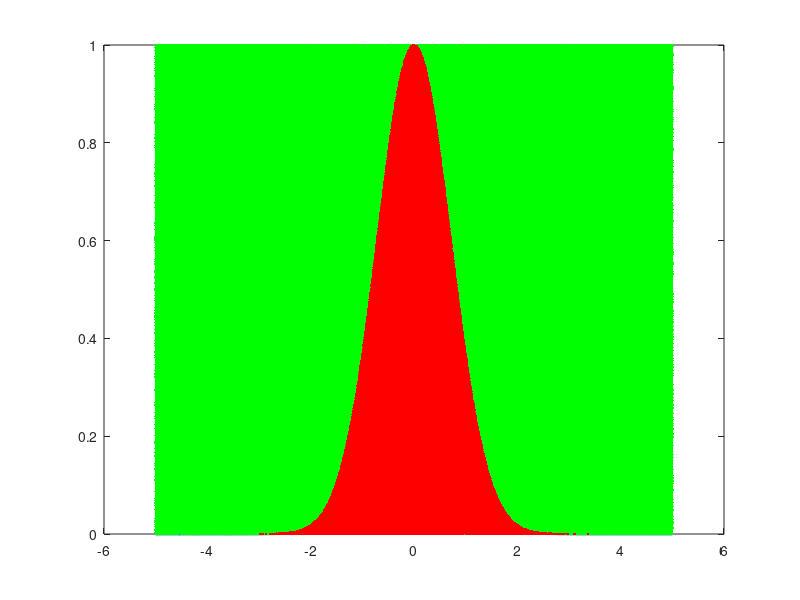

Write MATLAB code to recreate this figure.
%% Monte Carlo integration
% Probably the most common numerical integration technique in our area is a
% little bit strange.  It turns out that often you can approximate
% integrals by using random number generation.  
%%
% Let's return to the curve we started with: $y = e^{-x^2}$.  For this
% method, we are going to draw a box around the curve, completely capturing
% in.  The box we'll call the *envelope* and since it is rectangular, the
% area is easy to calculate.  Then we are going to randomly select points
% inside the envelope and count how often they are under the curve.  Since
% the probability of being under the curve must be proportional to the area
% under the curve, we can now calculate what the area under the curve is,
% relative to the area of the envelope.  An example!

%% Monte Carlo Example
% Make an anonymous function for the curve and plot it
fcn = @(x) exp(-x.^2);

xax = linspace(-5, 5, 101);

plot(xax, fcn(xax), 'linewidth', 2)

%% Define the envelope
width  = 10;
height =  1;
e_area = (width * height);

%% Generate a bunch of random points in the envelope
N    = 1e6;

rx = ( rand(N, 1) - 0.5 )  *  width;
ry = ( rand(N, 1)       )  *  height;

%% Count which points are in the area of interest
in = ry < fcn(rx);

M = mean(in) * e_area

%% Display the points in the figure
lops = {'marker', '.', 'linestyle', 'none'};
line(rx(~in), ry(~in), 'color', 'g', lops{:})
line(rx( in), ry( in), 'color', 'r', lops{:})


%% Back to the expected value
% In many of the same cases as Gaussian quadrature, we can use a Monte
% Carlo method to approximate an integral, by randomly sampling from the
% factored distribution and computing the function on those samples:
%%
% $$E(f(x)) = \int_{-\infty}^{+\infty}f(x)p(x)dx$$
%%
% $$E(f(x)) \approx \frac{1}{n}\sum_{k=0}^n f(x_k) \quad \mbox{with} \quad x_k \sim N(\mu,\sigma^2)$
%%
% Let's see this at work for $f(x) = x^4$:

fcn = @(x) x.^4 ;

%%
% Let's also set the parameters of the $x$ distribution:
mu = 1;
si = 1;

N = 1e6;

x = randn(N,1)*si+mu;
mean(fcn(x))

%% Y tho?
% These Monte Carlo methods clearly take so much more computing power.  Why
% do we use them?  The answer is simple.  MC methods are easy to implement
% and widely applicable.  You don't have to think about them too much.